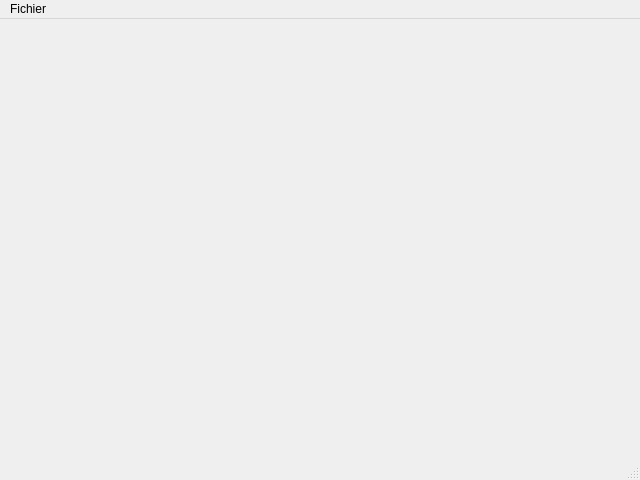
<?xml version="1.0" encoding="UTF-8"?>
<ui version="4.0">
 <class>MainWindow</class>
 <widget class="QMainWindow" name="MainWindow">
  <property name="geometry">
   <rect>
    <x>0</x>
    <y>0</y>
    <width>640</width>
    <height>480</height>
   </rect>
  </property>
  <property name="windowTitle">
   <string>MainWindow</string>
  </property>
  <widget class="QWidget" name="centralwidget"/>
  <widget class="QMenuBar" name="menubar">
   <property name="geometry">
    <rect>
     <x>0</x>
     <y>0</y>
     <width>640</width>
     <height>25</height>
    </rect>
   </property>
   <widget class="QMenu" name="menuFichier">
    <property name="title">
     <string>Fichier</string>
    </property>
    <addaction name="actionOuvrir"/>
    <addaction name="actionFermer"/>
    <addaction name="separator"/>
    <addaction name="actionQuit"/>
   </widget>
   <addaction name="menuFichier"/>
  </widget>
  <widget class="QStatusBar" name="statusbar"/>
  <action name="actionOuvrir">
   <property name="text">
    <string>Ouvrir</string>
   </property>
  </action>
  <action name="actionFermer">
   <property name="text">
    <string>Fermer</string>
   </property>
  </action>
  <action name="actionQuit">
   <property name="text">
    <string>Quit</string>
   </property>
  </action>
 </widget>
 <resources/>
 <connections/>
</ui>
